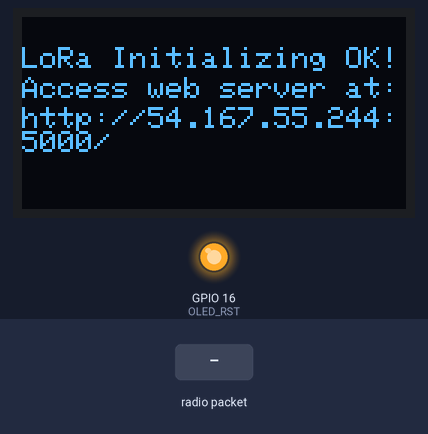
Simulated run of this sketch. Board: ESP32. Shown: 128×64 one-colour display, output pins drawn as LEDs (lit = HIGH). Inputs (shaded band) come from the test bench. WiFi joins after 1.5 s; servers stay silent unless stated; uploads are accepted with an empty reply; storage starts empty; no radio packets arrive unless stated; what the sketch prints to the serial monitor is not drawn.

Above: at 2.8 s.
2.9 s: radio packet "1" arrives
At 4.7 s:
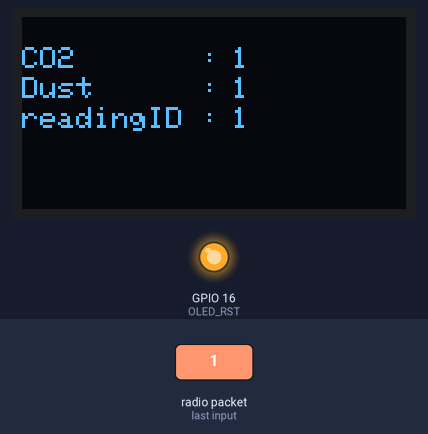
5.4 s: radio packet "0" arrives
At 7.6 s:
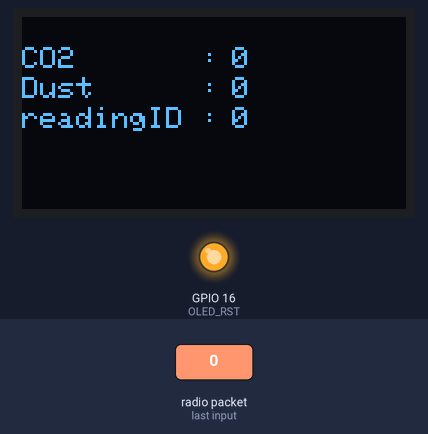
7.9 s: radio packet "2" arrives
At 9.7 s:
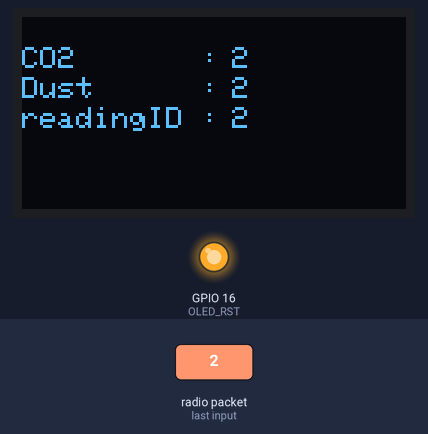
Timing chart, 0 to 11.2 s (numbered marks = the images above; inputs shaded):
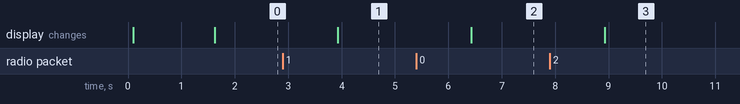

Measured:
- after the input at 2.9 s, the display: changes after 1.0 s (image 1)
- after the input at 5.4 s, the display: changes after 1.0 s (image 2)
- after the input at 7.9 s, the display: changes after 1.0 s (image 3)

The sketch:

LoraReceive_bedone.ino
```cpp
#include <WiFi.h>
#include <HTTPClient.h>
#include <HttpClient.h>
//#include "ESPAsyncWebServer.h"

#include <SPIFFS.h>

//Libraries for LoRa
#include <SPI.h>
#include <LoRa.h>

//Libraries for OLED Display
#include <Wire.h>
#include <Adafruit_GFX.h>
#include <Adafruit_SSD1306.h>


//define the pins used by the LoRa transceiver module
#define SCK 5
#define MISO 19
#define MOSI 27
#define SS 18
#define RST 14
#define DIO0 26

//433E6 for Asia
//866E6 for Europe
//915E6 for North America
#define BAND 433E6

//OLED pins
#define OLED_SDA 4
#define OLED_SCL 15
#define OLED_RST 16
#define SCREEN_WIDTH 128 // OLED display width, in pixels
#define SCREEN_HEIGHT 64 // OLED display height, in pixels

// Replace with your network credentials
const char* ssid     = "SW";
const char* password = "csid2018!";
const char* serverName = "http://54.167.55.244:5000/";

// Define NTP Client to get time
//WiFiUDP ntpUDP;
//NTPClient timeClient(ntpUDP);

// Initialize variables to get and save LoRa data
int rssi;
String loRaMessage;
String CO2;
String Dust;
String readingID;
int sensor_number = 1;
int sensor_number2 = 2;
int sensor_number3 = 3;

IPAddress hostIp(54, 167, 55, 244);
int SERVER_PORT = 5000;
WiFiClient client;


Adafruit_SSD1306 display(SCREEN_WIDTH, SCREEN_HEIGHT, &Wire, OLED_RST);


//Initialize OLED display
void startOLED(){
  //reset OLED display via software
  pinMode(OLED_RST, OUTPUT);
  digitalWrite(OLED_RST, LOW);
  delay(20);
  digitalWrite(OLED_RST, HIGH);

  //initialize OLED
  Wire.begin(OLED_SDA, OLED_SCL);
  if(!display.begin(SSD1306_SWITCHCAPVCC, 0x3c, false, false)) { // Address 0x3C for 128x32
    Serial.println(F("SSD1306 allocation failed"));
    for(;;); // Don't proceed, loop forever
  }
  display.clearDisplay();
  display.setTextColor(WHITE);
  display.setTextSize(1);
  display.setCursor(0,0);
  display.print("LORA SENDER");
}

//Initialize LoRa module
void startLoRA(){
  int counter;
  //SPI LoRa pins
  SPI.begin(SCK, MISO, MOSI, SS);
  //setup LoRa transceiver module
  LoRa.setPins(SS, RST, DIO0);

  while (!LoRa.begin(BAND) && counter < 10) {
    Serial.print(".");
    counter++;
    delay(500);
  }
  if (counter == 10) {
    // Increment readingID on every new reading
    Serial.println("Starting LoRa failed!");
  }
  Serial.println("LoRa Initialization OK!");
  display.setCursor(0,10);
  display.clearDisplay();
  display.print("LoRa Initializing OK!");
  display.display();
}

void connectWiFi(){
  // Connect to Wi-Fi network with SSID and password
  Serial.print("Connecting to ");
  Serial.println(ssid);
  WiFi.begin(ssid, password);
  while (WiFi.status() != WL_CONNECTED) {
    delay(500);
    Serial.print("connecting to WiFi...");
  }
  // Print local IP address and start web server
  Serial.println("");
  Serial.println("WiFi connected.");
  Serial.println("IP address: ");
  Serial.println(serverName);
  display.setCursor(0,20);
  display.print("Access web server at: ");
  display.setCursor(0,30);
  display.print(serverName);
  display.display();
}

// Read LoRa packet and get the sensor readings
void getLoRaData() {
  Serial.print("Lora packet received: ");
  // Read packet
  while (LoRa.available()) {
    String LoRaData = LoRa.readString();
    Serial.print(LoRaData);

    // Get readingID, temperature and soil moisture
    int pos1 = LoRaData.indexOf('/');
    int pos2 = LoRaData.indexOf('&');
    readingID = LoRaData.substring(0, pos1);
    CO2 = LoRaData.substring(pos1 +1, pos2);
    Dust = LoRaData.substring(pos2+1, LoRaData.length());
    display.clearDisplay();
    display.setCursor(0,10);
    display.print("CO2       : ");
    display.setCursor(70,10);
    display.print(CO2);
    display.setCursor(0,20);
    display.print("Dust      : ");
    display.setCursor(70,20);
    display.print(Dust);
    display.setCursor(0,30);
    display.print("readingID : ");
    display.setCursor(70,30);
    display.print(readingID);
    display.display();
    Serial.println(CO2);
    Serial.println(Dust);
  }
  // Get RSSI
  rssi = LoRa.packetRssi();
  Serial.print(" with RSSI ");
  Serial.println(rssi);
}


void setup() {
  // Initialize Serial Monitor
  Serial.begin(115200);
  startOLED();
  startLoRA();
  connectWiFi();

  if(!SPIFFS.begin(true)){
    Serial.println("An Error has occurred while mounting SPIFFS");
    return;
  }

}

void loop() {
  // Check if there are LoRa packets available
  int packetSize = LoRa.parsePacket();
  if (packetSize) {
    getLoRaData();

     if(WiFi.status()== WL_CONNECTED){   //Check WiFi connection status

//     for(int i=0; i<8; i++){
//      value_co2+=analogRead(analog);
//      delay(200);
//     }
//     value_co2/=8;
//     int adcVal = value_co2;
//     float voltage = adcVal*(3.3/4095.0);
//    if(voltage == 0)
//    {
//    Serial.println("A problem has occurred with the sensor.");
//    }
//    else if(voltage < 0.4)
//    {
//    Serial.println("Pre-heating the sensor...");
//    }
//    else
//    {
//
//    float voltageDiference=voltage-0.4;
//    float value_co2 =(voltageDiference*5000.0)/1.6;
//    Serial.print("voltageDiference : ");
//    Serial.println(voltageDiference);
//
//    Serial.print("value_co2 :");
//    Serial.println(value_co2);
//
//    }
     HTTPClient http;

     http.begin("http://54.167.55.244:5000/");  //Specify destination for HTTP request
     http.addHeader("Content-Type",  "application/x-www-form-urlencoded");             //Specify content-type header
     String httpRequestData = "sensor_number_co2="+String(sensor_number)+"&sensor_number_dust="+String(sensor_number)+"&value_co2="+String(CO2)+"&value_dust="+String(Dust);
     int httpResponseCode = http.POST(httpRequestData);   //Send the actual POST request

     if(httpResponseCode>0){

      String response = http.getString();                       //Get the response to the request

      Serial.println(httpResponseCode);   //Print return code
      Serial.println(response);           //Print request answer
      Serial.println("");

     }else{

      Serial.print("Error on sending POST: ");
      Serial.println(httpResponseCode);

     }

     http.end();  //Free resources

 }else{

    Serial.println("Error in WiFi connection");
    }
  }


}
```
